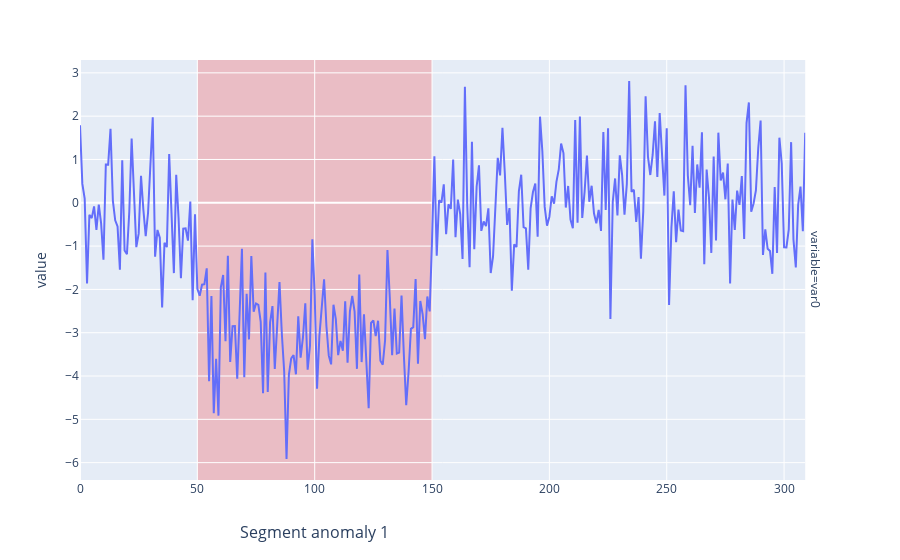

Notebook code cell kept with this figure:
### Markdown cell above
Detect data segments that are different from the rest of the data.

* A special case of segmentation where the data not in any segments (the normal data) are implicitly given the same label.
<!-- 
Can be viewed as a special case of segmentation and change detection:

* Segment anomaly = A change away from the baseline data behaviour + a change back again. -->

### Code cell
from utils import plot_segment_anomaly_illustration

anomaly = segments.iloc[1:2]
plot_segment_anomaly_illustration(df_2cpts, anomaly)

### Figure 1 — Plotly figure (JSON) as saved in the notebook; plotly's stock layout.template omitted (floating-point values rounded to 4 significant figures; data arrays with more than 128 entries replaced by an {"elided": "..."} marker saying what was removed)
{"data": [{"hovertemplate": "variable=var0<br>index=%{x}<br>value=%{y}<extra></extra>", "legendgroup": "", "line": {"color": "#636efa", "dash": "solid"}, "marker": {"symbol": "circle"}, "mode": "lines", "name": "", "orientation": "v", "showlegend": false, "type": "scatter", "x": {"elided": "310 int values"}, "xaxis": "x", "y": {"elided": "310 float values"}, "yaxis": "y"}], "layout": {"annotations": [{"showarrow": false, "text": "variable=var0", "textangle": 90, "x": 0.98, "xanchor": "left", "xref": "paper", "y": 0.5, "yanchor": "middle", "yref": "paper"}, {"font": {"size": 16}, "showarrow": false, "text": "Segment anomaly 1", "x": 100, "xref": "x", "y": -0.13, "yref": "paper", "yshift": -10}], "legend": {"tracegroupgap": 0}, "margin": {"t": 60}, "shapes": [{"fillcolor": "red", "layer": "below", "line": {"width": 0}, "opacity": 0.2, "type": "rect", "x0": 50, "x1": 150, "xref": "x", "y0": 0, "y1": 1, "yref": "y domain"}], "showlegend": false, "xaxis": {"anchor": "y", "domain": [0, 0.98], "title": {}}, "yaxis": {"anchor": "x", "domain": [0, 1], "title": {"text": "value"}}}}
